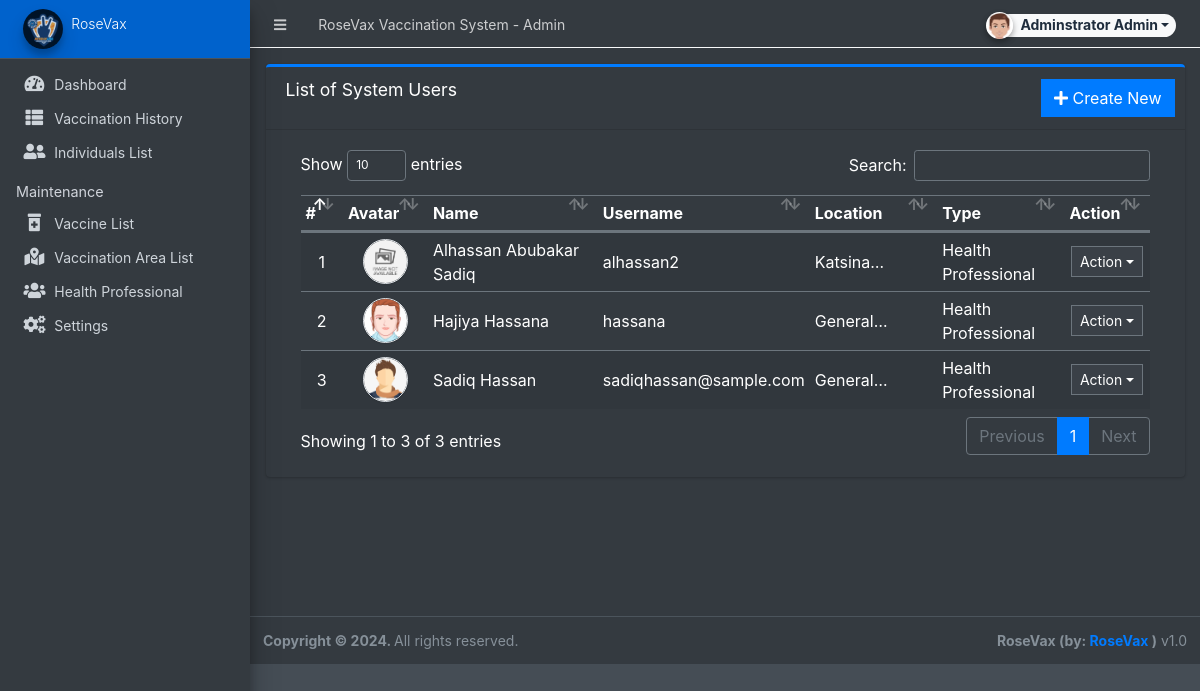
/admin/?page=user/view_user&id=6 (signed in), run on the app's committed database.
### tables this page shows
CREATE TABLE `users` (
  `id` int(50) NOT NULL,
  `firstname` varchar(250) NOT NULL,
  `lastname` varchar(250) NOT NULL,
  `username` text NOT NULL,
  `password` text NOT NULL,
  `avatar` text DEFAULT NULL,
  `last_login` datetime DEFAULT NULL,
  `type` tinyint(1) NOT NULL DEFAULT 0,
  `location_id` int(30) DEFAULT NULL,
  `date_added` datetime NOT NULL DEFAULT current_timestamp(),
  `date_updated` datetime DEFAULT NULL ON UPDATE current_timestamp()
);

### classes/DBConnection.php (called while the page is built, shortened)
<?php
class DBConnection{
    private $host = DB_SERVER;
    private $username = DB_USERNAME;
    private $password = DB_PASSWORD;
    private $database = DB_NAME;
    public $conn;
    public function __construct(){
        if (!isset($this->conn)) {
            $this->conn = new mysqli($this->host, $this->username, $this->password, $this->database);
        }
    }
}
?>

### classes/SystemSettings.php (called while the page is built, shortened)
<?php
class SystemSettings extends DBConnection{
	function userdata($field = ''){
		if(!empty($field)){
			if(isset($_SESSION['userdata'][$field]))
				return $_SESSION['userdata'][$field];
			else
				return null;
		}else{
			return false;
		}
	}
}
$_settings = new SystemSettings();
?>

### config.php (called while the page is built, shortened)
<?php
require_once('classes/DBConnection.php');
require_once('classes/SystemSettings.php');
function validate_image($file){
	if(!empty($file)){
        $ex = explode('?',$file);
        $file = $ex[0];
        $param =  isset($ex[1]) ? '?'.$ex[1]  : '';
		if(is_file(base_app.$file)){
			return base_url.$file.$param;
		}else{
			return base_url.'dist/img/no-image-available.png';
		}
	}else{
		return base_url.'dist/img/no-image-available.png';
	}
}
?>

### admin/user/view_user.php (the view, shortened to what this page needs)
<div class="card card-outline card-primary">
	<div class="card-header">
		<h3 class="card-title">List of System Users</h3>
		<div class="card-tools">
			<a href="?page=user/manage_user" class="btn btn-flat btn-primary"><span class="fas fa-plus"></span>  Create New</a>
		</div>
	</div>
	<div class="card-body">
		<div class="container-fluid">
        <div class="container-fluid">
			<table class="table table-hover table-striped">
				<colgroup>
					<col width="5%">
					<col width="10%">
					<col width="20%">
					<col width="20%">
					<col width="15%">
					<col width="15%">
					<col width="10%">
				</colgroup>
				<thead>
					<tr>
						<th>#</th>
						<th>Avatar</th>
						<th>Name</th>
						<th>Username</th>
						<th>Location</th>
						<th>Type</th>
						<th>Action</th>
					</tr>
				</thead>
				<tbody>
					<?php
						$i = 1;
						$location_qry = $conn->query("SELECT * FROM vaccination_location_list");
						$result = $location_qry->fetch_all(MYSQLI_ASSOC);
						$location_arr = array_column($result,'location','id');
						$qry = $conn->query("SELECT *,concat(firstname,' ',lastname) as name from `users` where id != '1' and id != '{$_settings->userdata('id')}' and `type` != 3 order by concat(firstname,' ',lastname) asc ");
						while($row = $qry->fetch_assoc()):
					?>
						<tr>
							<td class="text-center"><?php echo $i++; ?></td>
							<td class="text-center"><img src="<?php echo validate_image($row['avatar']) ?>" class="img-avatar img-thumbnail p-0 border-2" alt="user_avatar"></td>
							<td><?php echo ucwords($row['name']) ?></td>
							<td ><p class="m-0 truncate-1"><?php echo $row['username'] ?></p></td>
							<td ><p class="m-0 truncate-1" title="<?php echo ($row['location_id'] != null && isset($location_arr[$row['location_id']])) ? $location_arr[$row['location_id']] : 'N/A' ?>"></p></td>
							<td><?php echo ($row['type'] == 1) ? 'Administrator' : 'Health Professional' ?></td>
							<td align="center">
								 <button type="button" class="btn btn-flat btn-default btn-sm dropdown-toggle dropdown-icon" data-toggle="dropdown">
				                  		Action
				                  </button>
							</td>
						</tr>
					<?php endwhile; ?>
				</tbody>
			</table>
		</div>
		</div>
	</div>
</div>

### admin/user/view_user.php (style rules this page uses)
.img-avatar { width:45px; height:45px; object-fit:cover; object-position:center center; border-radius:100%; }

### data on the page
users: shows a picture, name "Alhassan Abubakar Sadiq", username "alhassan2", type "Health Professional"
users: avatar (picture), name "Hajiya Hassana", username "hassana", type "Health Professional"
users: avatar (picture), name "Sadiq Hassan", username "sadiqhassan@sample.com", type "Health Professional"

### other printed values
$_settings->info('name') "RoseVax Vaccination System"
$_settings->userdata('firstname').' '.$_settings->userdata('lastname') "Adminstrator Admin"
$_settings->info('short_name') "RoseVax"
